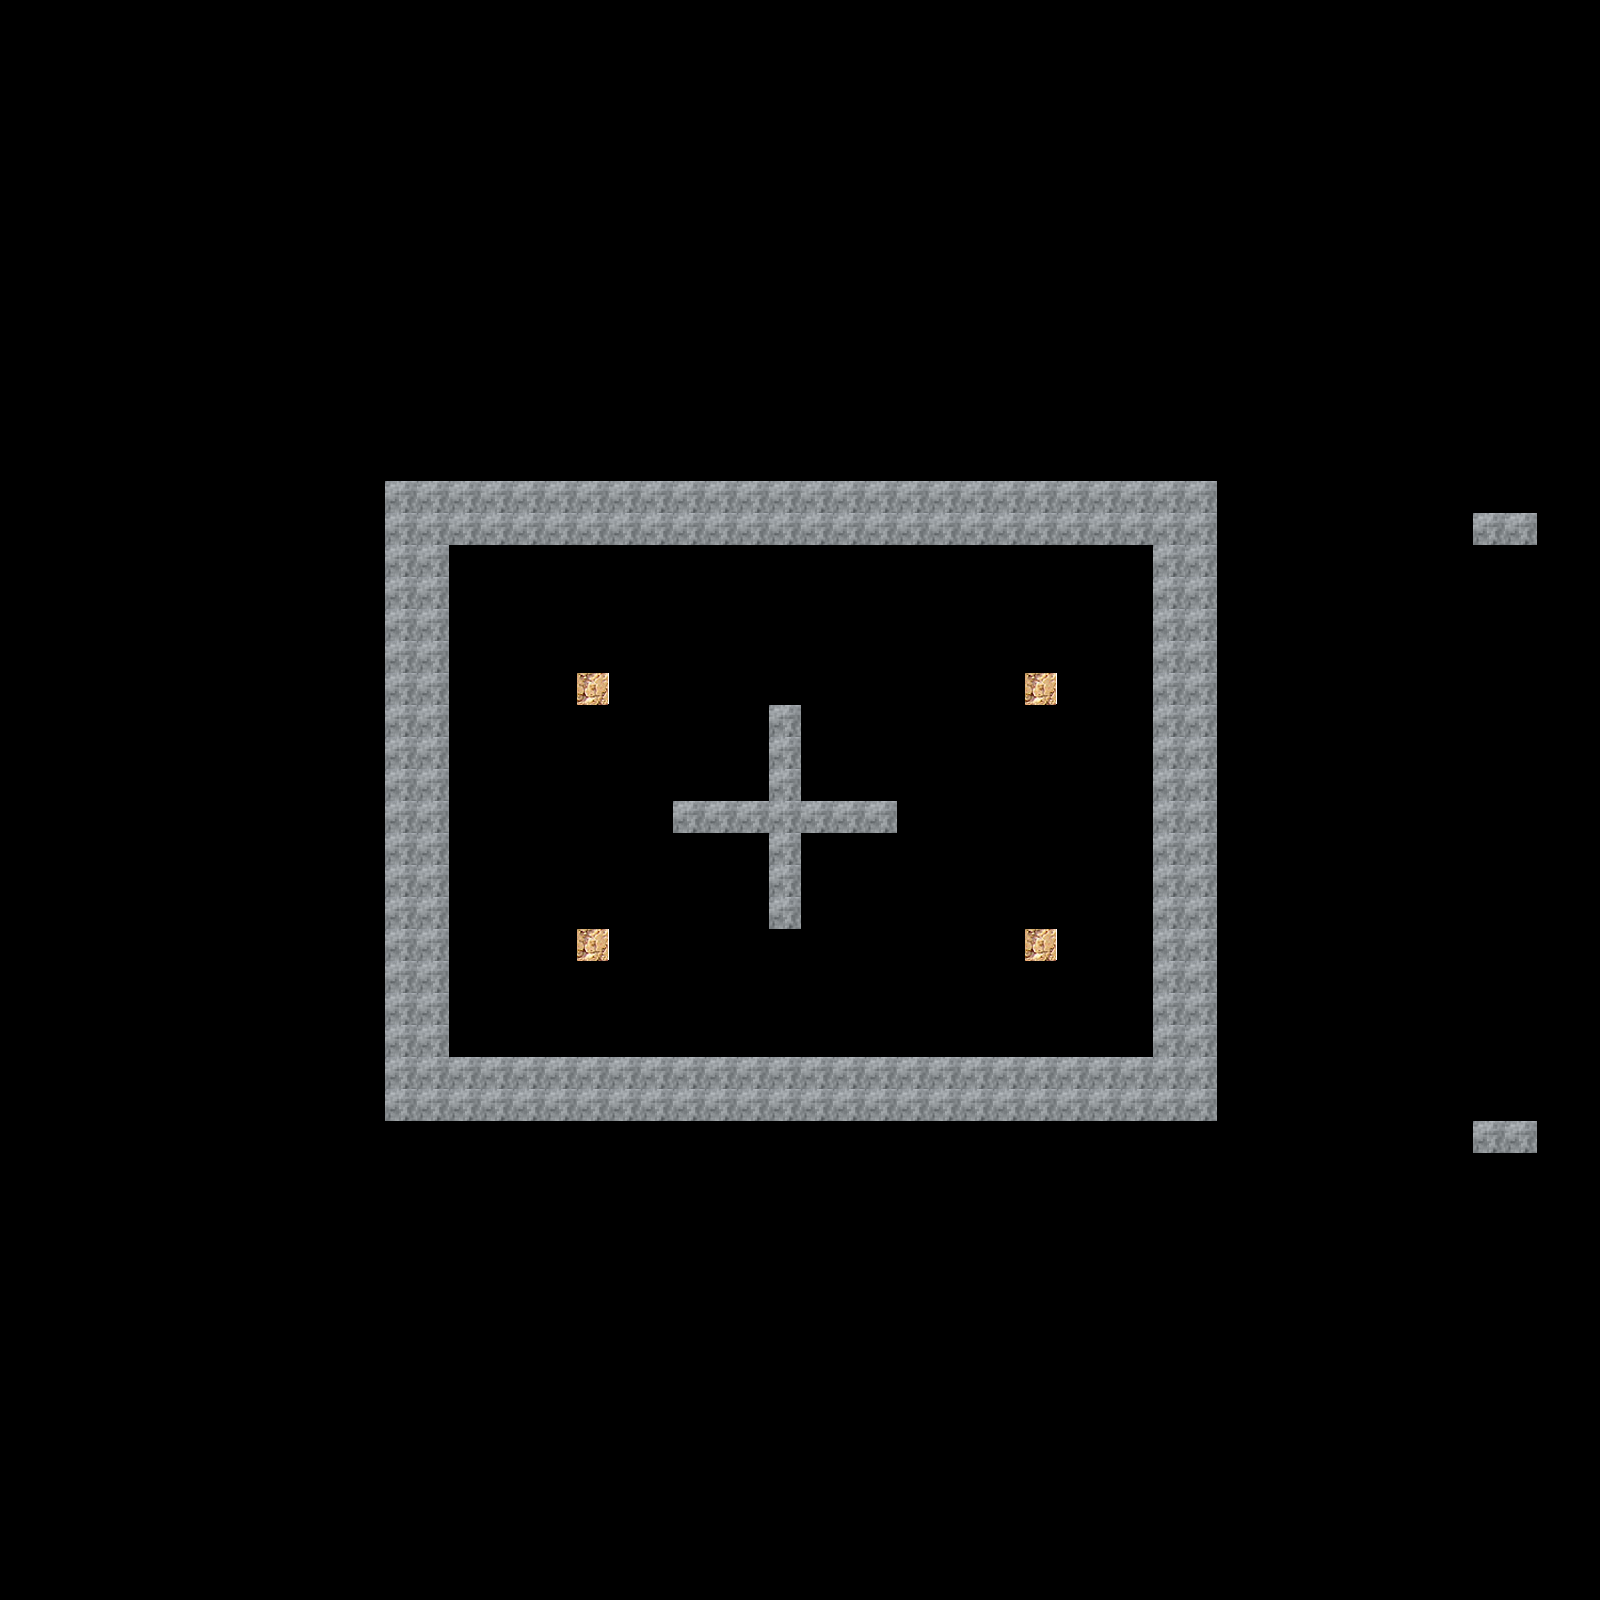

Tiled map render using the project's own tile images. Description and the map definition, with tile-layer contents summarised, below:
An orthogonal 50x50 tile map with 32x32 px tiles, 1 tile layer (Kachelebene 1) and 11 objects (4x goal, player).

<map version="1.0" orientation="orthogonal" width="50" height="50" tilewidth="32" tileheight="32">
 <properties>
  <property name="colors" value="2" />
  <property name="groupsize" value="2" />
 </properties>
 <tileset firstgid="1" name="tiles" tilewidth="32" tileheight="32" spacing="1" margin="1">
  <tileoffset x="1" y="1" />
  <image source="tiles.png" width="256" height="256" />
  <tile id="8">
   <properties>
    <property name="Feld" value="rot" />
   </properties>
  </tile>
 </tileset>
 <layer name="Kachelebene 1" width="50" height="50">
  <data>[2500 cells, 189 non-empty, 2 distinct tile ids]</data>
 </layer>
 <objectgroup name="Objektebene 1" width="50" height="50">
  <object x="416" y="544" width="32" height="544" />
  <object x="416" y="512" width="736" height="32" />
  <object x="1152" y="512" width="32" height="576" />
  <object x="448" y="1056" width="704" height="32" />
  <object name="goal" x="576" y="672" width="32" height="32" />
  <object name="goal" x="1024" y="672" width="32" height="32" />
  <object name="goal" x="576" y="928" width="32" height="32" />
  <object name="goal" x="1024" y="928" width="32" height="32" />
  <object name="player" x="832" y="768" width="32" height="32">
   <ellipse />
  </object>
  <object x="768" y="704" width="32" height="224" />
  <object x="672" y="800" width="224" height="32" />
 </objectgroup>
</map>